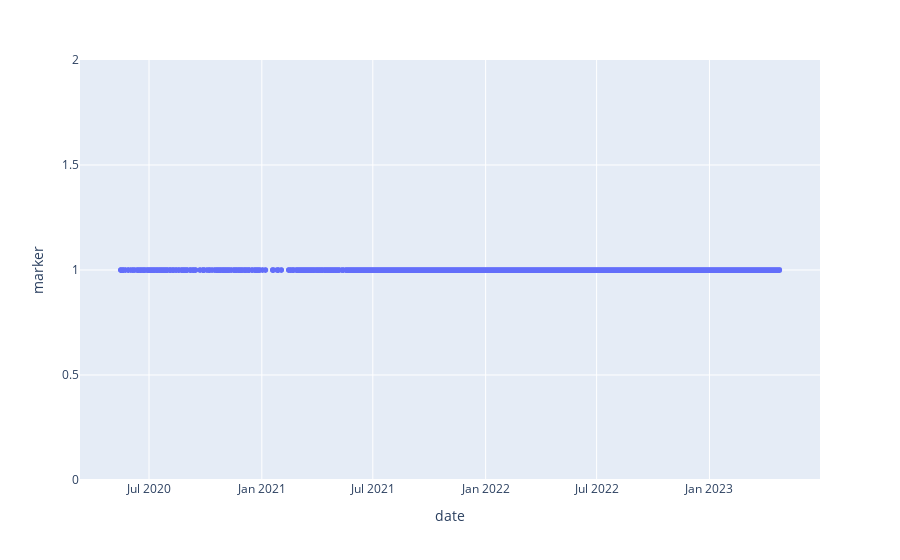

Notebook cell for this chart:
### Code cell
df_nftfi_intersecting = df_nftfi_intersecting.copy()
df_nftfi_intersecting['marker'] = 1
px.scatter(df_nftfi_intersecting, x='date', y='marker')

### Figure 1 — Plotly figure (JSON) as saved in the notebook; plotly's stock layout.template omitted (floating-point values rounded to 4 significant figures; data arrays with more than 128 entries replaced by an {"elided": "..."} marker saying what was removed)
{"data": [{"hovertemplate": "date=%{x}<br>marker=%{y}<extra></extra>", "legendgroup": "", "marker": {"color": "#636efa", "symbol": "circle"}, "mode": "markers", "name": "", "showlegend": false, "type": "scattergl", "x": {"elided": "40750 str values"}, "xaxis": "x", "y": {"elided": "40750 int values"}, "yaxis": "y"}], "layout": {"legend": {"tracegroupgap": 0}, "margin": {"t": 60}, "xaxis": {"anchor": "y", "domain": [0, 1], "title": {"text": "date"}}, "yaxis": {"anchor": "x", "domain": [0, 1], "title": {"text": "marker"}}}}
